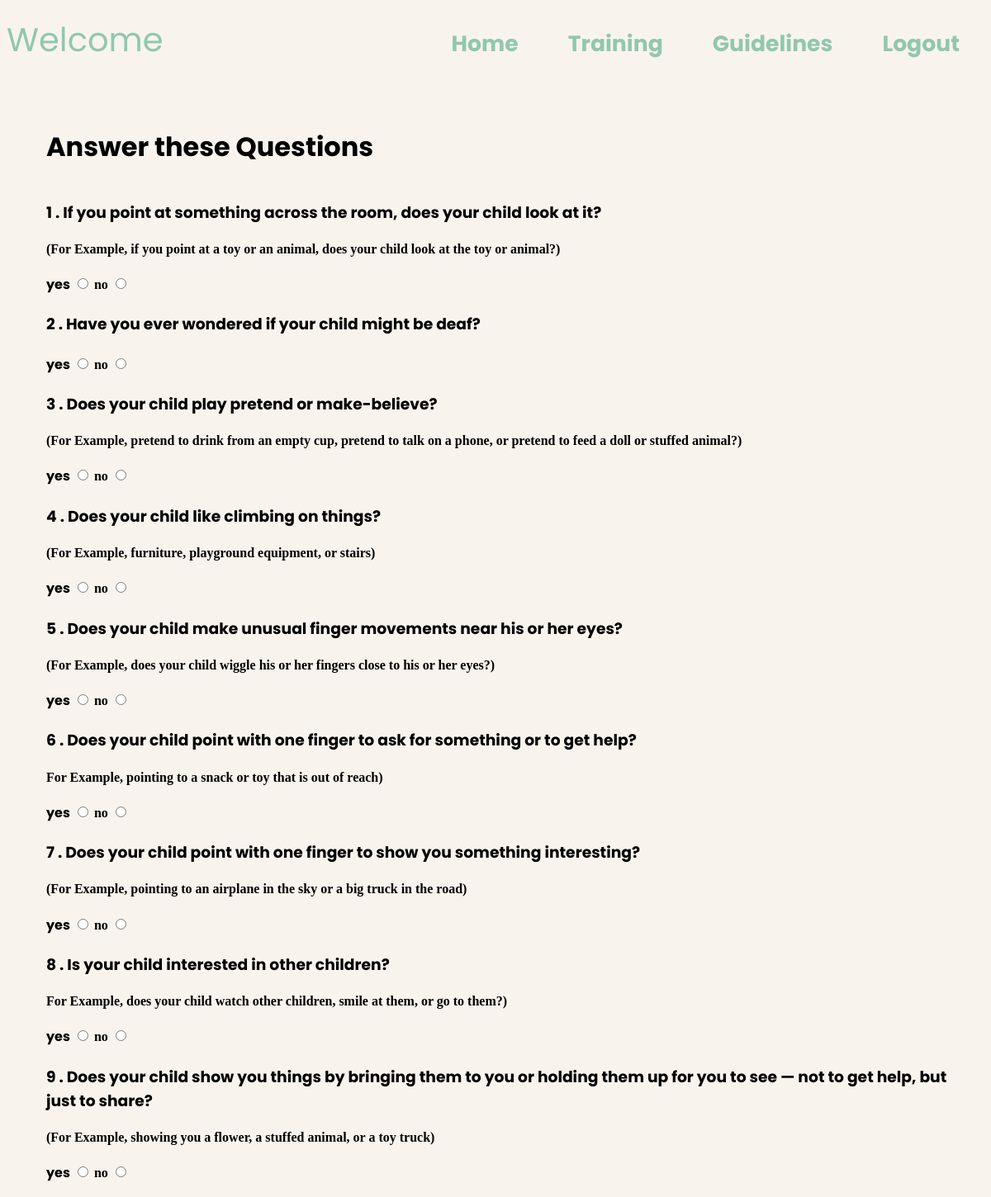
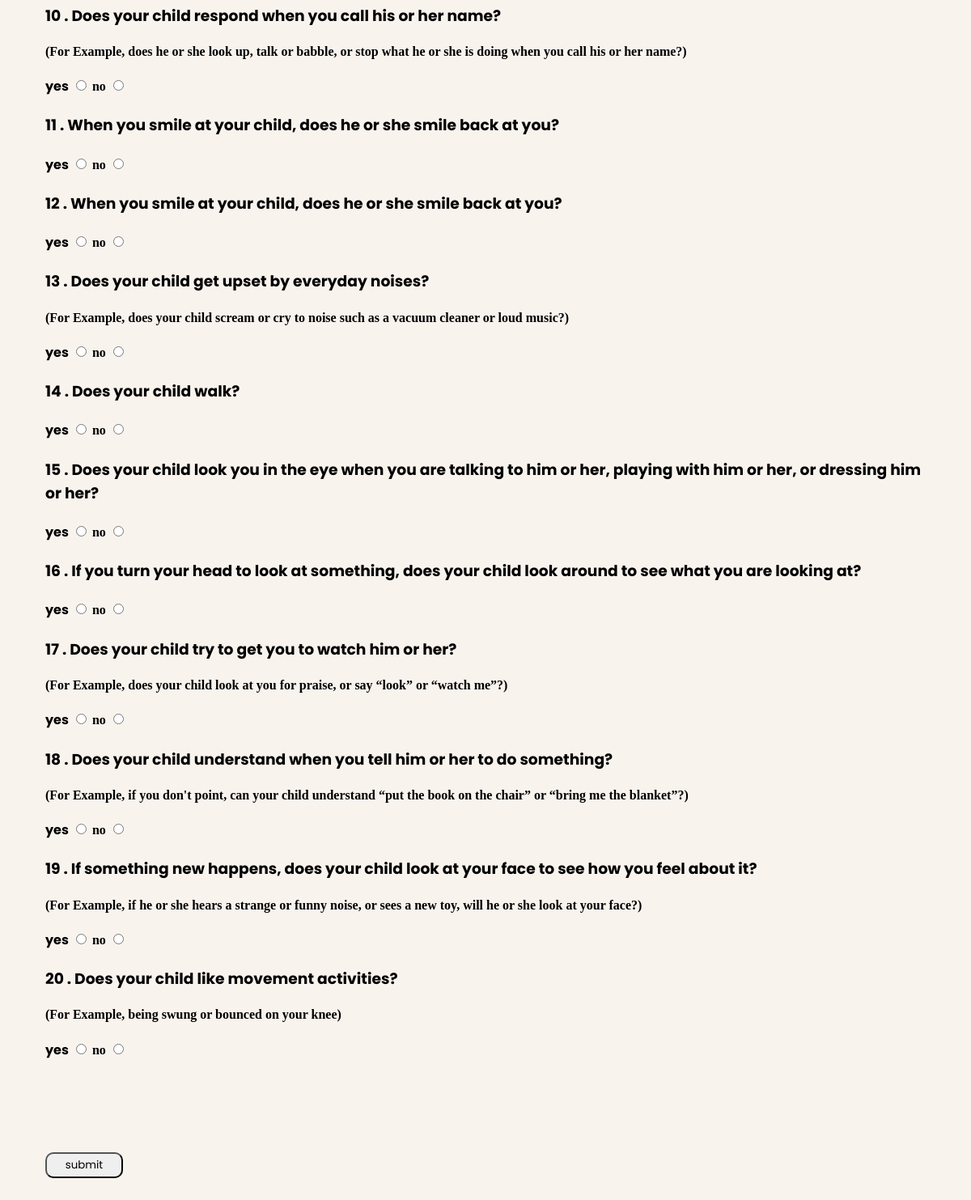
Page /home (signed in) on the committed database (2 pictures, top to bottom).
### core/models.py (models this page shows, shortened)
class Questions(models.Model):
    slnum = models.IntegerField()
    question = models.CharField(max_length=255)
    helpdata = models.CharField(max_length=255,  blank=True)
    answer = models.CharField(max_length=255)

### core/views.py (the view)
# urls.py: 2. Add a URL to urlpatterns:  path('', views.home, name='home')
@login_required(login_url='login')
def home(request):
    print(request)
    data = Questions.objects.all()
    context = {
        'data': data
    }
    return render(request, 'home.html', context)

### templates/home.html (shortened to what this page needs)
{%load static%}
<!DOCTYPE html>
<html lang="en">
<head>
    <link rel="stylesheet" href="{%static 'css/home.css'%}">
</head>
<body style="background-color:#F9F3EE;">
  <div class="navcontainer">
     <div class="heading">Welcome</div>
     <div class="space"></div>
     <nav class="navbar">
         <a class="navbaritems">Home</a>
          <a class="navbaritems" href="{%url 'training'%}">Training</a>
         <a class="navbaritems" href="{%url 'guidelines'%}">Guidelines</a>
         <a class="navbaritems" href="{%url 'logout'%}">Logout</a>
       </nav>
  </div>
  <div>
     <br>
   <div class="container">
   <span style="display: flex;" class="fontstyle">  <h1>Answer these Questions</h1></span>
   <form id="frm" action="score" method="post" onsubmit ="return validate()">
      {%for i in data %}
      <h3 id="qn" class="fontstyle">{{i.slnum}} . {{i.question}}</h3>
      <h4>{{i.helpdata}}<h4>
     <label for="yes" class="fontstyle">yes</label>
     <input type="radio" name="ans{{i.slnum}}" id="yes" value="yes">
     <label for="no">no</label>
     <input type="radio" name="ans{{i.slnum}}" id="no" value="no">
     {%endfor%}
     <br><br>
     <button class="button" id="sub" name="subbtn" type="submit">submit</button>
     </form>
   </div>
  </div>
 </body>
</html>

### static/css/home.css (style rules this page uses)
.heading { margin-top: 10px; text-align: left; font-size: 30pt; color: rgb(144, 200, 172); text-shadow: #000000; box-shadow: 2px; align-self: flex-start; font-family: 'Poppins'; }
.space { width: 80%; }
.navcontainer { display: flex; align-content: space-between; font-family: 'Poppins'; }
.navbar { display: flex; flex-direction: row; }
.navbaritems { margin-top: 15px; margin-left: 10px; margin-right: 10px; padding-left: 20px; padding-right: 20px; padding-top: 10px; padding-bottom: 10px; text-align: center; color: rgb(144, 200, 172); font-size: 20pt; font-weight: 700; font-family: 'Poppins'; }
.container { padding: 1rem; margin: 1rem; margin-left: 2rem; }
.button { margin-top: 6rem; width: 6rem; height: 2rem; border-radius: 10px; font-family: 'Poppins'; }
a:link, a:visited, a:hover, a:active { text-decoration: none; }
.fontstyle { font-family: 'Poppins'; }

### rows in the picture
Questions: slnum "1", question "If you point at something across the room, does your child look at it?", helpdata "(For Example, if you point at a toy or an animal, does your child look at the toy or animal?)"
Questions: slnum "2", question "Have you ever wondered if your child might be deaf?"
Questions: slnum "3", question "Does your child play pretend or make-believe?", helpdata "(For Example, pretend to drink from an empty cup, pretend to talk on a phone, or pretend to feed a doll or stuffed animal?)"
Questions: slnum "4", question "Does your child like climbing on things?", helpdata "(For Example, furniture, playground equipment, or stairs)"
Questions: slnum "5", question "Does your child make unusual finger movements near his or her eyes?", helpdata "(For Example, does your child wiggle his or her fingers close to his or her eyes?)"
Questions: slnum "6", question "Does your child point with one finger to ask for something or to get help?", helpdata "For Example, pointing to a snack or toy that is out of reach)"
Questions: slnum "7", question "Does your child point with one finger to show you something interesting?", helpdata "(For Example, pointing to an airplane in the sky or a big truck in the road)"
Questions: slnum "8", question "Is your child interested in other children?", helpdata "For Example, does your child watch other children, smile at them, or go to them?)"
Questions: slnum "9", question "Does your child show you things by bringing them to you or holding them up for you to see — not to get help, but just to share?", helpdata "(For Example, showing you a flower, a stuffed animal, or a toy truck)"
Questions: slnum "10", question "Does your child respond when you call his or her name?", helpdata "(For Example, does he or she look up, talk or babble, or stop what he or she is doing when you call his or her name?)"
Questions: slnum "11", question "When you smile at your child, does he or she smile back at you?"
Questions: slnum "12", question "When you smile at your child, does he or she smile back at you?"
Questions: slnum "13", question "Does your child get upset by everyday noises?", helpdata "(For Example, does your child scream or cry to noise such as a vacuum cleaner or loud music?)"
Questions: slnum "14", question "Does your child walk?"
Questions: slnum "15", question "Does your child look you in the eye when you are talking to him or her, playing with him or her, or dressing him or her?"
Questions: slnum "16", question "If you turn your head to look at something, does your child look around to see what you are looking at?"
Questions: slnum "17", question "Does your child try to get you to watch him or her?", helpdata "(For Example, does your child look at you for praise, or say “look” or “watch me”?)"
Questions: slnum "18", question "Does your child understand when you tell him or her to do something?", helpdata "(For Example, if you don't point, can your child understand “put the book on the chair” or “bring me the blanket”?)"
Questions: slnum "19", question "If something new happens, does your child look at your face to see how you feel about it?", helpdata "(For Example, if he or she hears a strange or funny noise, or sees a new toy, will he or she look at your face?)"
Questions: slnum "20", question "Does your child like movement activities?", helpdata "(For Example, being swung or bounced on your knee)"
